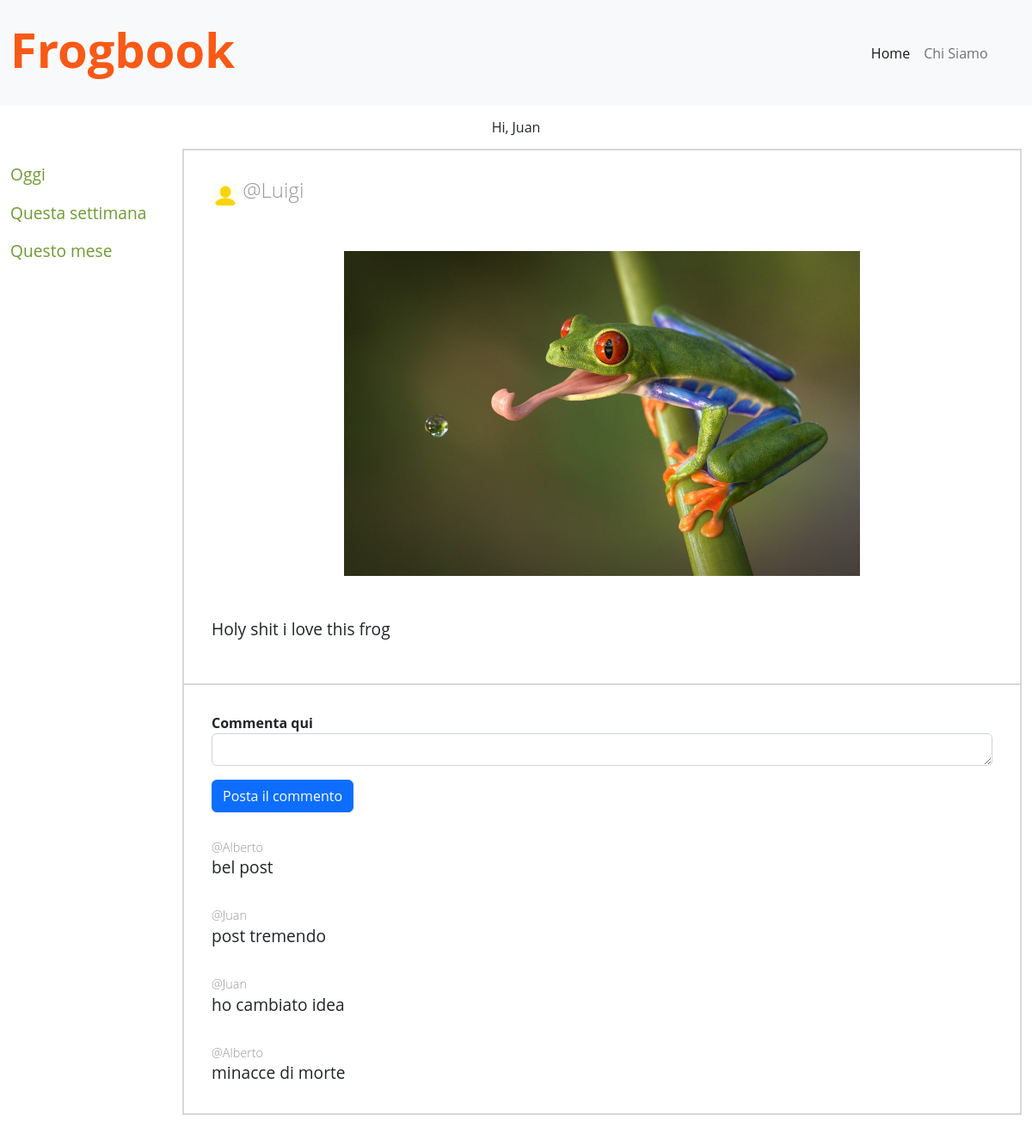
The page /posts/1 (signed in) on the database its author committed.
### tables this page shows
CREATE TABLE "users" (
	"id"	INTEGER NOT NULL UNIQUE,
	"username"	TEXT NOT NULL UNIQUE,
	"password"	TEXT NOT NULL,
	"profilepic"	TEXT NOT NULL,
	PRIMARY KEY("id" AUTOINCREMENT)
);

CREATE TABLE "posts" (
	"id"	INTEGER UNIQUE,
	"text"	TEXT NOT NULL,
	"postpic"	TEXT,
	"userid"	INTEGER NOT NULL,
	PRIMARY KEY("id" AUTOINCREMENT)
);

CREATE TABLE "comments" (
	"id"	INTEGER UNIQUE,
	"text"	TEXT NOT NULL,
	"postid"	INTEGER NOT NULL,
	"userid"	INTEGER NOT NULL,
	FOREIGN KEY("userid") REFERENCES "users"("id"),
	PRIMARY KEY("id" AUTOINCREMENT)
);

### app.py (the view)
@app.route('/posts/<int:id>', methods=['GET', 'POST'])
def single_post(id):
    if request.method == 'POST':
        comment = request.form.to_dict()
        userid = posts_dao.get_userid(session['username'])
        comment['userid'] = userid['id']
        comment['postid'] = id
        success = posts_dao.add_comment(comment)
        if success:
            flash('Commento aggiunto correttamente', 'success')
        else:
            flash('Errore nella creazione del commento: riprova!', 'danger')
        return redirect(url_for('single_post', id=id))
    else:
        post = posts_dao.get_post(id)
        posts = posts_dao.get_posts()
        comments = posts_dao.get_comments(id)
        return render_template('post.html', post=post, comments=comments, posts = posts)

### app.py (called while the page is built)
@app.before_request
def make_session_permanent():
    session.permanent = True
    app.permanent_session_lifetime = timedelta(minutes=2)

### posts_dao.py (called while the page is built)
def get_posts():
    conn = sqlite3.connect('frogbook.db')
    conn.row_factory = sqlite3.Row
    cursor = conn.cursor()
    sql = 'SELECT posts.id, text, postpic, username, profilepic FROM posts,users WHERE posts.userid = users.id'
    cursor.execute(sql)
    posts = cursor.fetchall()
    cursor.close()
    conn.close()
    return posts

def get_post(id):
    conn = sqlite3.connect('frogbook.db')
    conn.row_factory = sqlite3.Row
    cursor = conn.cursor()
    sql = 'SELECT posts.id, text, postpic, username, profilepic FROM posts,users WHERE posts.id = ? AND posts.userid = users.id'
    cursor.execute(sql, (id,))
    post = cursor.fetchone()
    cursor.close()
    conn.close()
    return post

def get_comments(id):
    conn = sqlite3.connect('frogbook.db')
    conn.row_factory = sqlite3.Row
    cursor = conn.cursor()
    sql = 'SELECT text, username FROM comments,users WHERE comments.postid = ? AND comments.userid = users.id'
    cursor.execute(sql, (id,))
    comments = cursor.fetchall()
    cursor.close()
    conn.close()
    return comments

### templates/post.html (shortened to what this page needs)
{% extends "base.html" %}
{% block css %}
<link rel="stylesheet" href="{{ url_for('static', filename='css/post.css') }}">
<link rel="stylesheet" href="{{ url_for('static', filename='css/comments.css') }}">
{% endblock %}
{% block home_active %}active{% endblock %}
{% block content %}
        <div class="contentContainer">
            <div class="userInfo">
                <img src="{{ url_for('static', filename=post.profilepic) }}" alt="profile picture" class="profilePicture">
                <h4 class="username">@{{ post.username }}</h4>
            </div>
            <img src="{{ url_for('static', filename=post.postpic) }}" alt="frog" class="userimg">
            <div class="userpost">
                <p>{{ post.text }}</p>
            </div>
            <div class="commentsarea">
                {% if session.logged_in %}
                    <form action="{{ url_for('single_post', id=post.id) }}" method="post">
                        <div class="form-group">
                            <label for="text">Commenta qui</label>
                            <textarea class="form-control" id="commenttext" name="text" rows="1"></textarea>
                        </div>
                        <button type="submit" class="btn btn-primary" id="csubmit">Posta il commento</button>
                    </form>
                {% endif %}
                {% if comments %}
                    {% for comment in comments %}
                        <h4 class="usercomment">@{{ comment.username }}</h4>
                        <p class="comment">{{ comment.text }}</p>
                    {% endfor %}
                {% endif %}
            </div>
        </div>
{% endblock %}

### templates/base.html (shortened to what this page needs)
<!DOCTYPE html>
<html lang="en">
<head>
    <link href="https://cdn.jsdelivr.net/npm/bootstrap@5.2.2/dist/css/bootstrap.min.css" rel="stylesheet">
    <link rel="stylesheet" href="{{ url_for('static', filename='css/style.css') }}">
    {% block css %}{% endblock %}
</head>
<body>
    <nav class="navbar navbar-expand-lg bg-light py-4">
        <div class="container-fluid">
            <h1 >Frogbook</h1>
            <div class="collapse navbar-collapse" id="navbarSupportedContent">
                <ul class="navbar-nav me-auto mb-2 mb-lg-0" id="navUl">
                    <li class="nav-item">
                        <a class="nav-link {% block home_active %}{% endblock %}" aria-current="page" href="/">Home</a>
                    </li>
                    <li class="nav-item">
                        <a class="nav-link {% block about_active %}{% endblock %}" href="/about_us.html">Chi Siamo</a>
                    </li>
                </ul>
            </div>
        </div>
    </nav>
    {% if not session.logged_in %}
    <div class="welcome">
        <button type="button" class="btn btn-primary" data-bs-toggle="modal" data-bs-target="#exampleModalCenter">
            Log in
        </button>
        <div class="modal fade" id="exampleModalCenter" tabindex="-1" role="dialog" aria-labelledby="exampleModalCenterTitle" aria-hidden="true">
            <div class="modal-dialog modal-dialog-centered" role="document">
            <div class="modal-content">
                <div class="modal-header">
                <h5 class="modal-title" id="exampleModalLongTitle">Log in</h5>
                <button type="button" class="close" data-bs-dismiss="modal" aria-label="Close">
                    <span aria-hidden="true">&times;</span>
                </button>
                </div>
                <form action="/log_in" method="POST">
                    <div class="modal-body">
                        <div class="form-group">
                            <label for="exampleFormControlSelect1">Select your username</label>
                            <select class="form-control" id="exampleFormControlSelect1" name="username">
                            {% for post in posts %}
                                <option>{{ post.username }}</option>
                            {% endfor %}
                            </select>
                        </div>
                    </div>
                    <div class="modal-footer">
                        <button type="button" class="btn btn-secondary" data-bs-dismiss="modal">Close</button>
                        <button type="submit" class="btn btn-primary">Save changes</button>
                    </div>
                </form>
            </div>
            </div>
        </div>
    </div>
    {% else %}
        <div class="welcome">Hi, {{ session['username'] }}</div>
    {% endif %}
    <div class="container-fluid">
        <div class="row">
            <aside class="col-lg-2">
                <div class="topPosts">
                    <ul>
                        <li><a href="">Oggi</a></li>
                        <li><a href="">Questa settimana</a></li>
                        <li><a href="">Questo mese</a></li>
                    </ul>
                </div>
            </aside>
            <main class="col-lg">
                {% block content %}{% endblock %}
            </main>
        </div>
    </div>
</body>

### static/css/style.css (style rules this page uses)
body { font-family: 'Open Sans', sans-serif; background-color: white; }
h1 { color: rgb(248,89,22); font-size: 350%; font-weight: bold; }
aside li { list-style: none; display: inline; margin: 0.5rem; }
a { color: rgb(109,156,47); text-decoration: none; }
.username { color: rgb(152, 152, 152); }
.welcome { display: flex; justify-content: center; margin: 0.8rem; }
.userimg { object-fit: cover; width: 300px; height: 300px; margin: auto; margin-top: 2em; margin-bottom: 2em; }
.profilePicture { display: inline-block; max-width: 2rem; max-height: 2rem; width: auto; height: auto; border-radius: 50%; }
.username { display: inline-block; }
.contentContainer { max-width: 300px; display: block; margin: auto; border-radius: 20%; }
h4 { font-weight: 300; color: rgb(66, 66, 66); }
ul { display: flex; justify-content: center; }
form { margin: 2rem; }
@media (min-width: 991.99px) and (max-width: 1200px) { .contentContainer { all: unset; display: flex; flex-direction: row; } }
@media (min-width: 991.99px) and (max-width: 1200px) { .userpost { margin-top: 2em; } }
@media (min-width: 991.99px) and (max-width: 1200px) { .userimg { all: unset; object-fit: cover; width: 350px; height: 350px; margin: 2em; } }
@media (min-width: 991.99px) and (max-width: 1200px) { p { font-size: 120%; } }
@media (min-width: 991.99px) and (max-width: 1200px) { ul { all: unset; } }
@media (min-width: 991.99px) and (max-width: 1200px) { .topPosts { margin-top: 1em; } }
@media (min-width: 991.99px) and (max-width: 1200px) { aside li { all: unset; display: block; margin-bottom: 1rem; font-size: 120%; } }
@media (min-width: 991.99px) and (max-width: 1200px) { #navUl { margin-left: 61vw; } }

### static/css/post.css (style rules this page uses)
.contentContainer { display: flex; flex-direction: column; justify-content: center; border: 2px solid rgb(215, 215, 215); margin-bottom: 2rem; }
.userimg { all: unset; width: 50vw; height: auto; margin: auto; margin-top: 1em; margin-bottom: 1em; }
.userInfo, .userpost { margin: 2rem; }
.userInfo { margin-top: 2em; }

### static/css/comments.css (style rules this page uses)
.usercomment { font-size: 0.9rem; color: rgb(152, 152, 152); }
.commentsarea { border-top: 2px solid rgb(215, 215, 215); }
.usercomment { margin: 2rem; margin-bottom: 0.1rem; }
.comment { margin: 2rem; margin-top: 0.1rem; }
textarea { display: inline; margin-bottom: 1rem; }
label { font-weight: bold; }
#csubmit { display: inline; }
.form-group { display: inline; }

### rows shown on the page
users: username "Juan"
users: profilepic (placeholder picture), username "Luigi"
posts: postpic (picture), text "Holy shit i love this frog"
comments: username "Alberto", text "bel post"
comments: username "Juan", text "post tremendo"
comments: username "Juan", text "ho cambiato idea"
comments: username "Alberto", text "minacce di morte"
